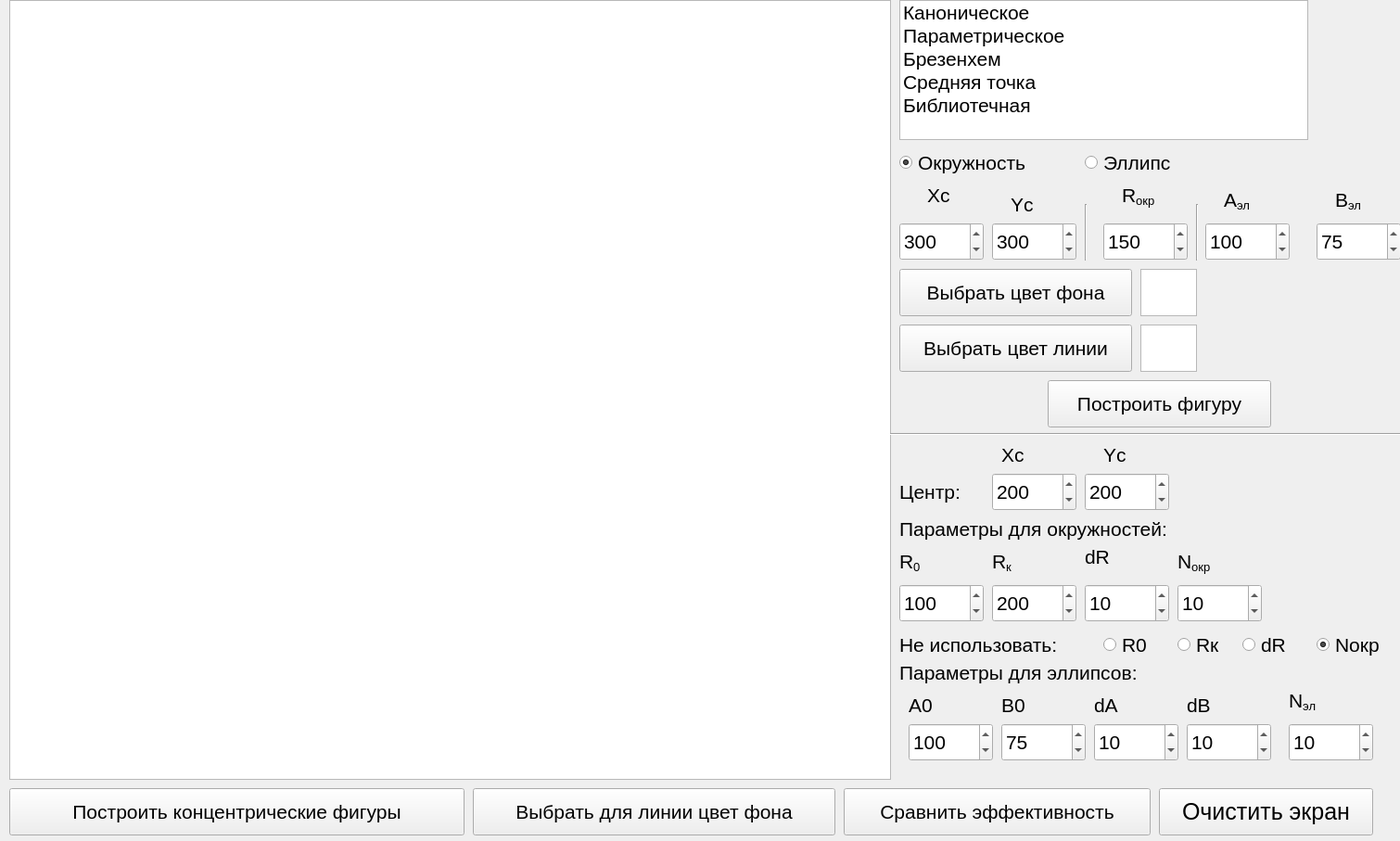
<?xml version="1.0" encoding="UTF-8"?>
<ui version="4.0">
 <class>MainWindow</class>
 <widget class="QMainWindow" name="MainWindow">
  <property name="windowModality">
   <enum>Qt::WindowModal</enum>
  </property>
  <property name="geometry">
   <rect>
    <x>0</x>
    <y>0</y>
    <width>1510</width>
    <height>907</height>
   </rect>
  </property>
  <property name="maximumSize">
   <size>
    <width>1600</width>
    <height>1100</height>
   </size>
  </property>
  <property name="font">
   <font>
    <pointsize>19</pointsize>
   </font>
  </property>
  <property name="windowTitle">
   <string>Лабораторная #4</string>
  </property>
  <widget class="QWidget" name="centralwidget">
   <widget class="QSpinBox" name="ycInput">
    <property name="geometry">
     <rect>
      <x>1070</x>
      <y>240</y>
      <width>91</width>
      <height>41</height>
     </rect>
    </property>
    <property name="font">
     <font>
      <pointsize>16</pointsize>
     </font>
    </property>
    <property name="maximum">
     <number>10000</number>
    </property>
    <property name="value">
     <number>300</number>
    </property>
   </widget>
   <widget class="QSpinBox" name="xcInput">
    <property name="geometry">
     <rect>
      <x>970</x>
      <y>240</y>
      <width>91</width>
      <height>41</height>
     </rect>
    </property>
    <property name="font">
     <font>
      <pointsize>16</pointsize>
     </font>
    </property>
    <property name="maximum">
     <number>100000</number>
    </property>
    <property name="value">
     <number>300</number>
    </property>
   </widget>
   <widget class="QSpinBox" name="RInput">
    <property name="geometry">
     <rect>
      <x>1190</x>
      <y>240</y>
      <width>91</width>
      <height>41</height>
     </rect>
    </property>
    <property name="font">
     <font>
      <pointsize>16</pointsize>
     </font>
    </property>
    <property name="minimum">
     <number>1</number>
    </property>
    <property name="maximum">
     <number>10000</number>
    </property>
    <property name="value">
     <number>150</number>
    </property>
   </widget>
   <widget class="QListWidget" name="listAlg">
    <property name="geometry">
     <rect>
      <x>970</x>
      <y>0</y>
      <width>441</width>
      <height>151</height>
     </rect>
    </property>
    <property name="font">
     <font>
      <pointsize>16</pointsize>
     </font>
    </property>
    <item>
     <property name="text">
      <string>Каноническое</string>
     </property>
    </item>
    <item>
     <property name="text">
      <string>Параметрическое</string>
     </property>
    </item>
    <item>
     <property name="text">
      <string>Брезенхем</string>
     </property>
    </item>
    <item>
     <property name="text">
      <string>Средняя точка</string>
     </property>
    </item>
    <item>
     <property name="text">
      <string>Библиотечная</string>
     </property>
    </item>
   </widget>
   <widget class="QLabel" name="label">
    <property name="geometry">
     <rect>
      <x>1000</x>
      <y>200</y>
      <width>71</width>
      <height>21</height>
     </rect>
    </property>
    <property name="font">
     <font>
      <pointsize>16</pointsize>
     </font>
    </property>
    <property name="text">
     <string>Xc</string>
    </property>
   </widget>
   <widget class="QLabel" name="label_2">
    <property name="geometry">
     <rect>
      <x>1090</x>
      <y>210</y>
      <width>71</width>
      <height>21</height>
     </rect>
    </property>
    <property name="font">
     <font>
      <pointsize>16</pointsize>
     </font>
    </property>
    <property name="text">
     <string>Yc</string>
    </property>
   </widget>
   <widget class="QLabel" name="label_3">
    <property name="geometry">
     <rect>
      <x>1210</x>
      <y>190</y>
      <width>61</width>
      <height>41</height>
     </rect>
    </property>
    <property name="font">
     <font>
      <pointsize>16</pointsize>
     </font>
    </property>
    <property name="text">
     <string>&lt;html&gt;&lt;head/&gt;&lt;body&gt;&lt;p&gt;R&lt;span style=&quot; vertical-align:sub;&quot;&gt;окр&lt;/span&gt;&lt;/p&gt;&lt;/body&gt;&lt;/html&gt;</string>
    </property>
   </widget>
   <widget class="QGraphicsView" name="drawView">
    <property name="geometry">
     <rect>
      <x>10</x>
      <y>0</y>
      <width>951</width>
      <height>841</height>
     </rect>
    </property>
    <property name="font">
     <font>
      <pointsize>16</pointsize>
     </font>
    </property>
   </widget>
   <widget class="QPushButton" name="drawFigButton">
    <property name="geometry">
     <rect>
      <x>1130</x>
      <y>410</y>
      <width>241</width>
      <height>51</height>
     </rect>
    </property>
    <property name="font">
     <font>
      <pointsize>16</pointsize>
     </font>
    </property>
    <property name="text">
     <string>Построить фигуру</string>
    </property>
   </widget>
   <widget class="QPushButton" name="clearButton">
    <property name="geometry">
     <rect>
      <x>1250</x>
      <y>850</y>
      <width>231</width>
      <height>51</height>
     </rect>
    </property>
    <property name="text">
     <string>Очистить экран</string>
    </property>
   </widget>
   <widget class="QRadioButton" name="RadioCircle">
    <property name="geometry">
     <rect>
      <x>970</x>
      <y>160</y>
      <width>171</width>
      <height>31</height>
     </rect>
    </property>
    <property name="font">
     <font>
      <pointsize>16</pointsize>
     </font>
    </property>
    <property name="text">
     <string>Окружность</string>
    </property>
    <property name="checked">
     <bool>true</bool>
    </property>
    <attribute name="buttonGroup">
     <string notr="true">buttonGroup</string>
    </attribute>
   </widget>
   <widget class="QRadioButton" name="RadioEllipse">
    <property name="geometry">
     <rect>
      <x>1170</x>
      <y>160</y>
      <width>181</width>
      <height>31</height>
     </rect>
    </property>
    <property name="font">
     <font>
      <pointsize>16</pointsize>
     </font>
    </property>
    <property name="text">
     <string>Эллипс</string>
    </property>
    <attribute name="buttonGroup">
     <string notr="true">buttonGroup</string>
    </attribute>
   </widget>
   <widget class="QSpinBox" name="aInput">
    <property name="geometry">
     <rect>
      <x>1300</x>
      <y>240</y>
      <width>91</width>
      <height>41</height>
     </rect>
    </property>
    <property name="font">
     <font>
      <pointsize>16</pointsize>
     </font>
    </property>
    <property name="minimum">
     <number>1</number>
    </property>
    <property name="maximum">
     <number>10000</number>
    </property>
    <property name="value">
     <number>100</number>
    </property>
   </widget>
   <widget class="QSpinBox" name="bInput">
    <property name="geometry">
     <rect>
      <x>1420</x>
      <y>240</y>
      <width>91</width>
      <height>41</height>
     </rect>
    </property>
    <property name="font">
     <font>
      <pointsize>16</pointsize>
     </font>
    </property>
    <property name="minimum">
     <number>1</number>
    </property>
    <property name="maximum">
     <number>10000</number>
    </property>
    <property name="value">
     <number>75</number>
    </property>
   </widget>
   <widget class="Line" name="line">
    <property name="geometry">
     <rect>
      <x>1290</x>
      <y>220</y>
      <width>3</width>
      <height>61</height>
     </rect>
    </property>
    <property name="font">
     <font>
      <pointsize>16</pointsize>
     </font>
    </property>
    <property name="orientation">
     <enum>Qt::Vertical</enum>
    </property>
   </widget>
   <widget class="Line" name="line_2">
    <property name="geometry">
     <rect>
      <x>1170</x>
      <y>220</y>
      <width>3</width>
      <height>61</height>
     </rect>
    </property>
    <property name="font">
     <font>
      <pointsize>16</pointsize>
     </font>
    </property>
    <property name="orientation">
     <enum>Qt::Vertical</enum>
    </property>
   </widget>
   <widget class="QLabel" name="label_4">
    <property name="geometry">
     <rect>
      <x>1320</x>
      <y>200</y>
      <width>51</width>
      <height>31</height>
     </rect>
    </property>
    <property name="font">
     <font>
      <pointsize>16</pointsize>
     </font>
    </property>
    <property name="text">
     <string>&lt;html&gt;&lt;head/&gt;&lt;body&gt;&lt;p&gt;A&lt;span style=&quot; vertical-align:sub;&quot;&gt;эл&lt;/span&gt;&lt;/p&gt;&lt;/body&gt;&lt;/html&gt;</string>
    </property>
   </widget>
   <widget class="QLabel" name="label_5">
    <property name="geometry">
     <rect>
      <x>1440</x>
      <y>200</y>
      <width>71</width>
      <height>31</height>
     </rect>
    </property>
    <property name="font">
     <font>
      <pointsize>16</pointsize>
     </font>
    </property>
    <property name="text">
     <string>&lt;html&gt;&lt;head/&gt;&lt;body&gt;&lt;p&gt;B&lt;span style=&quot; vertical-align:sub;&quot;&gt;эл&lt;/span&gt;&lt;/p&gt;&lt;/body&gt;&lt;/html&gt;</string>
    </property>
   </widget>
   <widget class="QPushButton" name="chooseGroundButton">
    <property name="geometry">
     <rect>
      <x>970</x>
      <y>290</y>
      <width>251</width>
      <height>51</height>
     </rect>
    </property>
    <property name="font">
     <font>
      <pointsize>16</pointsize>
     </font>
    </property>
    <property name="text">
     <string>Выбрать цвет фона</string>
    </property>
   </widget>
   <widget class="QPushButton" name="chooseLineButton">
    <property name="geometry">
     <rect>
      <x>970</x>
      <y>350</y>
      <width>251</width>
      <height>51</height>
     </rect>
    </property>
    <property name="font">
     <font>
      <pointsize>16</pointsize>
     </font>
    </property>
    <property name="text">
     <string>Выбрать цвет линии</string>
    </property>
   </widget>
   <widget class="QGraphicsView" name="backView">
    <property name="geometry">
     <rect>
      <x>1230</x>
      <y>290</y>
      <width>61</width>
      <height>51</height>
     </rect>
    </property>
    <property name="font">
     <font>
      <pointsize>16</pointsize>
     </font>
    </property>
    <property name="verticalScrollBarPolicy">
     <enum>Qt::ScrollBarAlwaysOff</enum>
    </property>
    <property name="horizontalScrollBarPolicy">
     <enum>Qt::ScrollBarAlwaysOff</enum>
    </property>
   </widget>
   <widget class="QGraphicsView" name="lineView">
    <property name="geometry">
     <rect>
      <x>1230</x>
      <y>350</y>
      <width>61</width>
      <height>51</height>
     </rect>
    </property>
    <property name="font">
     <font>
      <pointsize>16</pointsize>
     </font>
    </property>
    <property name="verticalScrollBarPolicy">
     <enum>Qt::ScrollBarAlwaysOff</enum>
    </property>
    <property name="horizontalScrollBarPolicy">
     <enum>Qt::ScrollBarAlwaysOff</enum>
    </property>
   </widget>
   <widget class="Line" name="line_3">
    <property name="geometry">
     <rect>
      <x>960</x>
      <y>460</y>
      <width>571</width>
      <height>16</height>
     </rect>
    </property>
    <property name="font">
     <font>
      <pointsize>16</pointsize>
     </font>
    </property>
    <property name="orientation">
     <enum>Qt::Horizontal</enum>
    </property>
   </widget>
   <widget class="QPushButton" name="checkEfficientButton">
    <property name="geometry">
     <rect>
      <x>910</x>
      <y>850</y>
      <width>331</width>
      <height>51</height>
     </rect>
    </property>
    <property name="font">
     <font>
      <pointsize>16</pointsize>
     </font>
    </property>
    <property name="text">
     <string>Сравнить эффективность</string>
    </property>
   </widget>
   <widget class="QPushButton" name="drawFiguresButton">
    <property name="geometry">
     <rect>
      <x>10</x>
      <y>850</y>
      <width>491</width>
      <height>51</height>
     </rect>
    </property>
    <property name="font">
     <font>
      <pointsize>16</pointsize>
     </font>
    </property>
    <property name="text">
     <string>Построить концентрические фигуры</string>
    </property>
   </widget>
   <widget class="QLabel" name="label_6">
    <property name="geometry">
     <rect>
      <x>970</x>
      <y>510</y>
      <width>101</width>
      <height>41</height>
     </rect>
    </property>
    <property name="font">
     <font>
      <pointsize>16</pointsize>
     </font>
    </property>
    <property name="text">
     <string>Центр:</string>
    </property>
   </widget>
   <widget class="QSpinBox" name="xc1Input">
    <property name="geometry">
     <rect>
      <x>1070</x>
      <y>510</y>
      <width>91</width>
      <height>41</height>
     </rect>
    </property>
    <property name="font">
     <font>
      <pointsize>16</pointsize>
     </font>
    </property>
    <property name="maximum">
     <number>10000</number>
    </property>
    <property name="value">
     <number>200</number>
    </property>
   </widget>
   <widget class="QSpinBox" name="yc1Input">
    <property name="geometry">
     <rect>
      <x>1170</x>
      <y>510</y>
      <width>91</width>
      <height>41</height>
     </rect>
    </property>
    <property name="font">
     <font>
      <pointsize>16</pointsize>
     </font>
    </property>
    <property name="maximum">
     <number>10000</number>
    </property>
    <property name="value">
     <number>200</number>
    </property>
   </widget>
   <widget class="QLabel" name="label_7">
    <property name="geometry">
     <rect>
      <x>1080</x>
      <y>480</y>
      <width>71</width>
      <height>21</height>
     </rect>
    </property>
    <property name="font">
     <font>
      <pointsize>16</pointsize>
     </font>
    </property>
    <property name="text">
     <string>Xc</string>
    </property>
   </widget>
   <widget class="QLabel" name="label_8">
    <property name="geometry">
     <rect>
      <x>1190</x>
      <y>480</y>
      <width>71</width>
      <height>21</height>
     </rect>
    </property>
    <property name="font">
     <font>
      <pointsize>16</pointsize>
     </font>
    </property>
    <property name="text">
     <string>Yc</string>
    </property>
   </widget>
   <widget class="QLabel" name="label_9">
    <property name="geometry">
     <rect>
      <x>970</x>
      <y>550</y>
      <width>371</width>
      <height>41</height>
     </rect>
    </property>
    <property name="font">
     <font>
      <pointsize>16</pointsize>
     </font>
    </property>
    <property name="text">
     <string>Параметры для окружностей:</string>
    </property>
   </widget>
   <widget class="QSpinBox" name="R0Input">
    <property name="geometry">
     <rect>
      <x>970</x>
      <y>630</y>
      <width>91</width>
      <height>41</height>
     </rect>
    </property>
    <property name="font">
     <font>
      <pointsize>16</pointsize>
     </font>
    </property>
    <property name="minimum">
     <number>1</number>
    </property>
    <property name="maximum">
     <number>10000</number>
    </property>
    <property name="value">
     <number>100</number>
    </property>
   </widget>
   <widget class="QSpinBox" name="RkInput">
    <property name="geometry">
     <rect>
      <x>1070</x>
      <y>630</y>
      <width>91</width>
      <height>41</height>
     </rect>
    </property>
    <property name="font">
     <font>
      <pointsize>16</pointsize>
     </font>
    </property>
    <property name="minimum">
     <number>1</number>
    </property>
    <property name="maximum">
     <number>10000</number>
    </property>
    <property name="value">
     <number>200</number>
    </property>
   </widget>
   <widget class="QSpinBox" name="dRInput">
    <property name="geometry">
     <rect>
      <x>1170</x>
      <y>630</y>
      <width>91</width>
      <height>41</height>
     </rect>
    </property>
    <property name="font">
     <font>
      <pointsize>16</pointsize>
     </font>
    </property>
    <property name="minimum">
     <number>1</number>
    </property>
    <property name="maximum">
     <number>10000</number>
    </property>
    <property name="value">
     <number>10</number>
    </property>
   </widget>
   <widget class="QSpinBox" name="NcInput">
    <property name="geometry">
     <rect>
      <x>1270</x>
      <y>630</y>
      <width>91</width>
      <height>41</height>
     </rect>
    </property>
    <property name="font">
     <font>
      <pointsize>16</pointsize>
     </font>
    </property>
    <property name="minimum">
     <number>1</number>
    </property>
    <property name="maximum">
     <number>10000</number>
    </property>
    <property name="value">
     <number>10</number>
    </property>
   </widget>
   <widget class="QLabel" name="label_10">
    <property name="geometry">
     <rect>
      <x>970</x>
      <y>710</y>
      <width>331</width>
      <height>31</height>
     </rect>
    </property>
    <property name="font">
     <font>
      <pointsize>16</pointsize>
     </font>
    </property>
    <property name="text">
     <string>Параметры для эллипсов:</string>
    </property>
   </widget>
   <widget class="QSpinBox" name="A0Input">
    <property name="geometry">
     <rect>
      <x>980</x>
      <y>780</y>
      <width>91</width>
      <height>41</height>
     </rect>
    </property>
    <property name="font">
     <font>
      <pointsize>16</pointsize>
     </font>
    </property>
    <property name="maximum">
     <number>10000</number>
    </property>
    <property name="value">
     <number>100</number>
    </property>
   </widget>
   <widget class="QSpinBox" name="B0Input">
    <property name="geometry">
     <rect>
      <x>1080</x>
      <y>780</y>
      <width>91</width>
      <height>41</height>
     </rect>
    </property>
    <property name="font">
     <font>
      <pointsize>16</pointsize>
     </font>
    </property>
    <property name="maximum">
     <number>10000</number>
    </property>
    <property name="value">
     <number>75</number>
    </property>
   </widget>
   <widget class="QSpinBox" name="dAInput">
    <property name="geometry">
     <rect>
      <x>1180</x>
      <y>780</y>
      <width>91</width>
      <height>41</height>
     </rect>
    </property>
    <property name="font">
     <font>
      <pointsize>16</pointsize>
     </font>
    </property>
    <property name="minimum">
     <number>0</number>
    </property>
    <property name="maximum">
     <number>10000</number>
    </property>
    <property name="value">
     <number>10</number>
    </property>
   </widget>
   <widget class="QSpinBox" name="dBInput">
    <property name="geometry">
     <rect>
      <x>1280</x>
      <y>780</y>
      <width>91</width>
      <height>41</height>
     </rect>
    </property>
    <property name="font">
     <font>
      <pointsize>16</pointsize>
     </font>
    </property>
    <property name="minimum">
     <number>0</number>
    </property>
    <property name="maximum">
     <number>10000</number>
    </property>
    <property name="value">
     <number>10</number>
    </property>
   </widget>
   <widget class="QSpinBox" name="NeInput">
    <property name="geometry">
     <rect>
      <x>1390</x>
      <y>780</y>
      <width>91</width>
      <height>41</height>
     </rect>
    </property>
    <property name="font">
     <font>
      <pointsize>16</pointsize>
     </font>
    </property>
    <property name="minimum">
     <number>1</number>
    </property>
    <property name="maximum">
     <number>10000</number>
    </property>
    <property name="value">
     <number>10</number>
    </property>
   </widget>
   <widget class="QLabel" name="label_11">
    <property name="geometry">
     <rect>
      <x>970</x>
      <y>590</y>
      <width>81</width>
      <height>31</height>
     </rect>
    </property>
    <property name="font">
     <font>
      <pointsize>16</pointsize>
     </font>
    </property>
    <property name="text">
     <string>&lt;html&gt;&lt;head/&gt;&lt;body&gt;&lt;p&gt;R&lt;span style=&quot; vertical-align:sub;&quot;&gt;0&lt;/span&gt;&lt;/p&gt;&lt;/body&gt;&lt;/html&gt;</string>
    </property>
   </widget>
   <widget class="QLabel" name="label_12">
    <property name="geometry">
     <rect>
      <x>1070</x>
      <y>590</y>
      <width>81</width>
      <height>31</height>
     </rect>
    </property>
    <property name="font">
     <font>
      <pointsize>16</pointsize>
     </font>
    </property>
    <property name="text">
     <string>&lt;html&gt;&lt;head/&gt;&lt;body&gt;&lt;p&gt;R&lt;span style=&quot; vertical-align:sub;&quot;&gt;к&lt;/span&gt;&lt;/p&gt;&lt;/body&gt;&lt;/html&gt;</string>
    </property>
   </widget>
   <widget class="QLabel" name="label_13">
    <property name="geometry">
     <rect>
      <x>1170</x>
      <y>590</y>
      <width>51</width>
      <height>21</height>
     </rect>
    </property>
    <property name="font">
     <font>
      <pointsize>16</pointsize>
     </font>
    </property>
    <property name="text">
     <string>dR</string>
    </property>
   </widget>
   <widget class="QLabel" name="label_14">
    <property name="geometry">
     <rect>
      <x>1270</x>
      <y>590</y>
      <width>81</width>
      <height>31</height>
     </rect>
    </property>
    <property name="font">
     <font>
      <pointsize>16</pointsize>
     </font>
    </property>
    <property name="text">
     <string>&lt;html&gt;&lt;head/&gt;&lt;body&gt;&lt;p&gt;N&lt;span style=&quot; vertical-align:sub;&quot;&gt;окр&lt;/span&gt;&lt;/p&gt;&lt;/body&gt;&lt;/html&gt;</string>
    </property>
   </widget>
   <widget class="QLabel" name="label_15">
    <property name="geometry">
     <rect>
      <x>980</x>
      <y>750</y>
      <width>41</width>
      <height>21</height>
     </rect>
    </property>
    <property name="font">
     <font>
      <pointsize>16</pointsize>
     </font>
    </property>
    <property name="text">
     <string>A0</string>
    </property>
   </widget>
   <widget class="QLabel" name="label_16">
    <property name="geometry">
     <rect>
      <x>1080</x>
      <y>750</y>
      <width>71</width>
      <height>21</height>
     </rect>
    </property>
    <property name="font">
     <font>
      <pointsize>16</pointsize>
     </font>
    </property>
    <property name="text">
     <string>B0</string>
    </property>
   </widget>
   <widget class="QLabel" name="label_17">
    <property name="geometry">
     <rect>
      <x>1180</x>
      <y>750</y>
      <width>51</width>
      <height>21</height>
     </rect>
    </property>
    <property name="font">
     <font>
      <pointsize>16</pointsize>
     </font>
    </property>
    <property name="text">
     <string>dA</string>
    </property>
   </widget>
   <widget class="QLabel" name="label_18">
    <property name="geometry">
     <rect>
      <x>1280</x>
      <y>750</y>
      <width>51</width>
      <height>21</height>
     </rect>
    </property>
    <property name="font">
     <font>
      <pointsize>16</pointsize>
     </font>
    </property>
    <property name="text">
     <string>dB</string>
    </property>
   </widget>
   <widget class="QLabel" name="label_19">
    <property name="geometry">
     <rect>
      <x>1390</x>
      <y>740</y>
      <width>51</width>
      <height>31</height>
     </rect>
    </property>
    <property name="font">
     <font>
      <pointsize>16</pointsize>
     </font>
    </property>
    <property name="text">
     <string>&lt;html&gt;&lt;head/&gt;&lt;body&gt;&lt;p&gt;N&lt;span style=&quot; vertical-align:sub;&quot;&gt;эл&lt;/span&gt;&lt;/p&gt;&lt;/body&gt;&lt;/html&gt;</string>
    </property>
   </widget>
   <widget class="QLabel" name="label_20">
    <property name="geometry">
     <rect>
      <x>970</x>
      <y>680</y>
      <width>211</width>
      <height>31</height>
     </rect>
    </property>
    <property name="font">
     <font>
      <pointsize>16</pointsize>
     </font>
    </property>
    <property name="text">
     <string>Не использовать:</string>
    </property>
   </widget>
   <widget class="QRadioButton" name="drRadio">
    <property name="geometry">
     <rect>
      <x>1340</x>
      <y>680</y>
      <width>71</width>
      <height>31</height>
     </rect>
    </property>
    <property name="font">
     <font>
      <pointsize>16</pointsize>
     </font>
    </property>
    <property name="text">
     <string>dR</string>
    </property>
    <attribute name="buttonGroup">
     <string notr="true">buttonGroup_2</string>
    </attribute>
   </widget>
   <widget class="QRadioButton" name="nRadio">
    <property name="geometry">
     <rect>
      <x>1420</x>
      <y>680</y>
      <width>91</width>
      <height>31</height>
     </rect>
    </property>
    <property name="font">
     <font>
      <pointsize>16</pointsize>
     </font>
    </property>
    <property name="text">
     <string>Nокр</string>
    </property>
    <property name="checked">
     <bool>true</bool>
    </property>
    <attribute name="buttonGroup">
     <string notr="true">buttonGroup_2</string>
    </attribute>
   </widget>
   <widget class="QRadioButton" name="rkRadio">
    <property name="geometry">
     <rect>
      <x>1270</x>
      <y>680</y>
      <width>61</width>
      <height>31</height>
     </rect>
    </property>
    <property name="font">
     <font>
      <pointsize>16</pointsize>
     </font>
    </property>
    <property name="text">
     <string>Rк</string>
    </property>
    <attribute name="buttonGroup">
     <string notr="true">buttonGroup_2</string>
    </attribute>
   </widget>
   <widget class="QRadioButton" name="r0Radio">
    <property name="geometry">
     <rect>
      <x>1190</x>
      <y>680</y>
      <width>81</width>
      <height>31</height>
     </rect>
    </property>
    <property name="font">
     <font>
      <pointsize>16</pointsize>
     </font>
    </property>
    <property name="text">
     <string>R0</string>
    </property>
    <attribute name="buttonGroup">
     <string notr="true">buttonGroup_2</string>
    </attribute>
   </widget>
   <widget class="QPushButton" name="changeColorButton">
    <property name="geometry">
     <rect>
      <x>510</x>
      <y>850</y>
      <width>391</width>
      <height>51</height>
     </rect>
    </property>
    <property name="font">
     <font>
      <pointsize>16</pointsize>
     </font>
    </property>
    <property name="text">
     <string>Выбрать для линии цвет фона</string>
    </property>
   </widget>
  </widget>
 </widget>
 <resources/>
 <connections/>
 <buttongroups>
  <buttongroup name="buttonGroup"/>
  <buttongroup name="buttonGroup_2"/>
 </buttongroups>
</ui>
